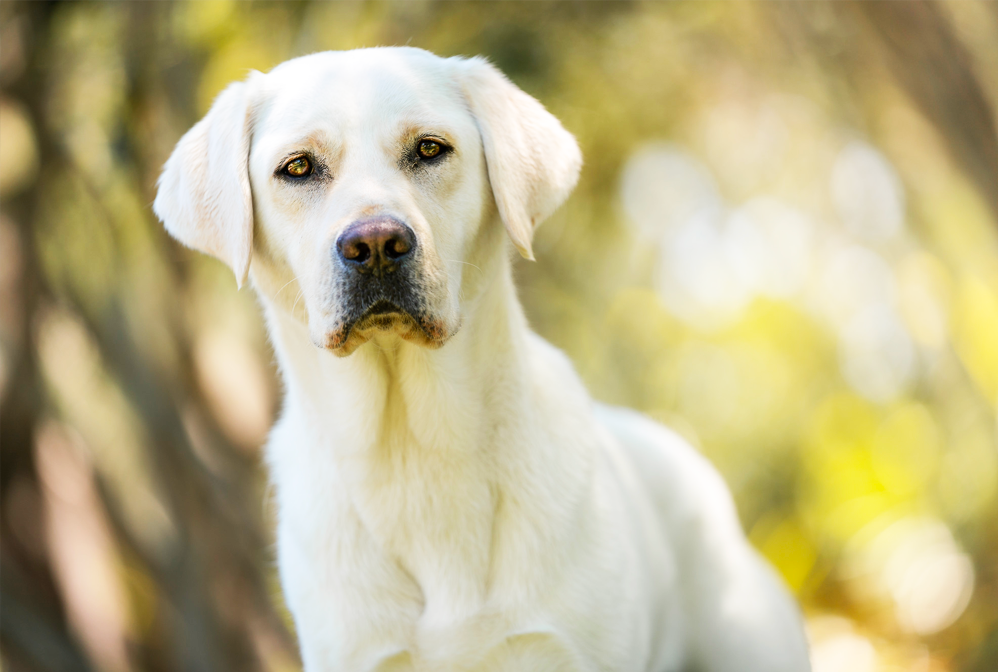
#> input picture Code/dog.png, 998 x 672 px
$ python -i augmentation.py   (imports and definitions only)
#> lines starting #> are read from the running program, lines starting #| are printed output that depends on the picture
import cv2
import numpy as np
import os
from glob import glob

# Function to cut the image into 64x64 portions
# [10 lines left out: function cut_image, not called in this run]

# Augmentation functions
def blur_image(img):
    return cv2.GaussianBlur(img, (5, 5), 0)

# [9 lines left out: functions scale_image, rotate_image, not called in this run]

def change_brightness(img, value=30):
    hsv = cv2.cvtColor(img, cv2.COLOR_GRAY2BGR)
    hsv = cv2.cvtColor(hsv, cv2.COLOR_BGR2HSV)
    h, s, v = cv2.split(hsv)
    v = cv2.add(v, value)
    v[v > 255] = 255
    v[v < 0] = 0
    final_hsv = cv2.merge((h, s, v))
    img = cv2.cvtColor(final_hsv, cv2.COLOR_HSV2BGR)
    return cv2.cvtColor(img, cv2.COLOR_BGR2GRAY)

# [68 lines left out: functions add_noise, process_images_and_labels, not called in this run]

# Example usage
input_img_folder = 'Asem-GrayScale-Sample'
input_label_folder = 'Asem-labeled-Sample'
output_img_folder = 'data/train/x_train'
output_label_folder = 'data/train/y_train'
# [1 line not run here, left out]

>>> import cv2
>>> picture = cv2.imread('dog.png', cv2.IMREAD_GRAYSCALE)
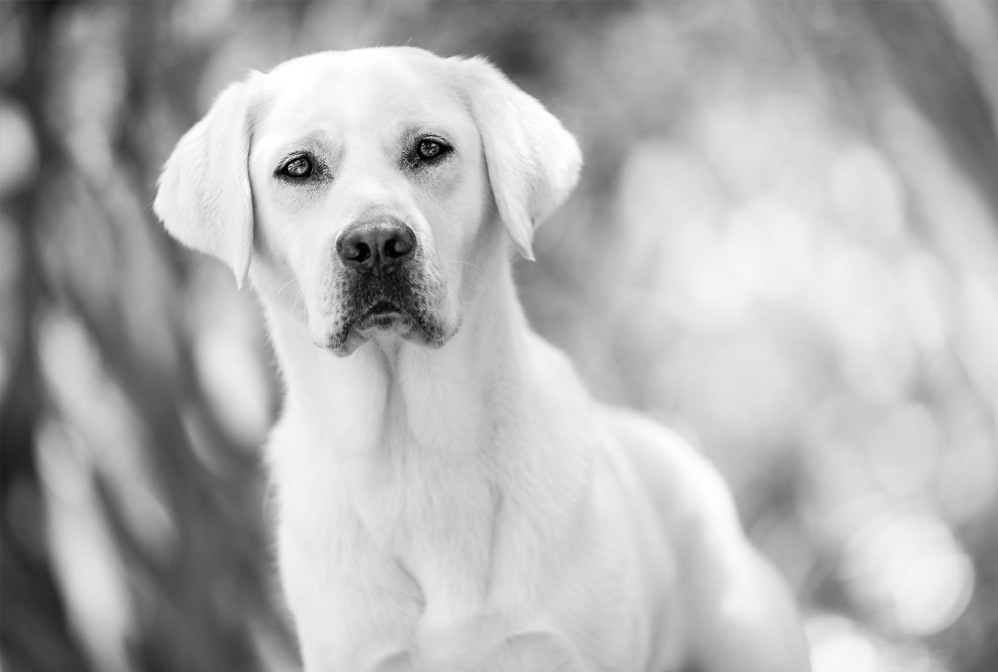
#> picture: shape (672, 998); min 0, max 255, mean 177.9
>>> result = change_brightness(picture)
#> in change_brightness, `hsv = cv2.cvtColor(hsv, cv2.COLOR_BGR2HSV)`: hsv: shape (672, 998, 3); mean H, S, V 0, 0, 177.9
#> in change_brightness, `h, s, v = cv2.split(hsv)`: h: shape (672, 998); every value is 0
#> in change_brightness, `v = cv2.add(v, value)`:
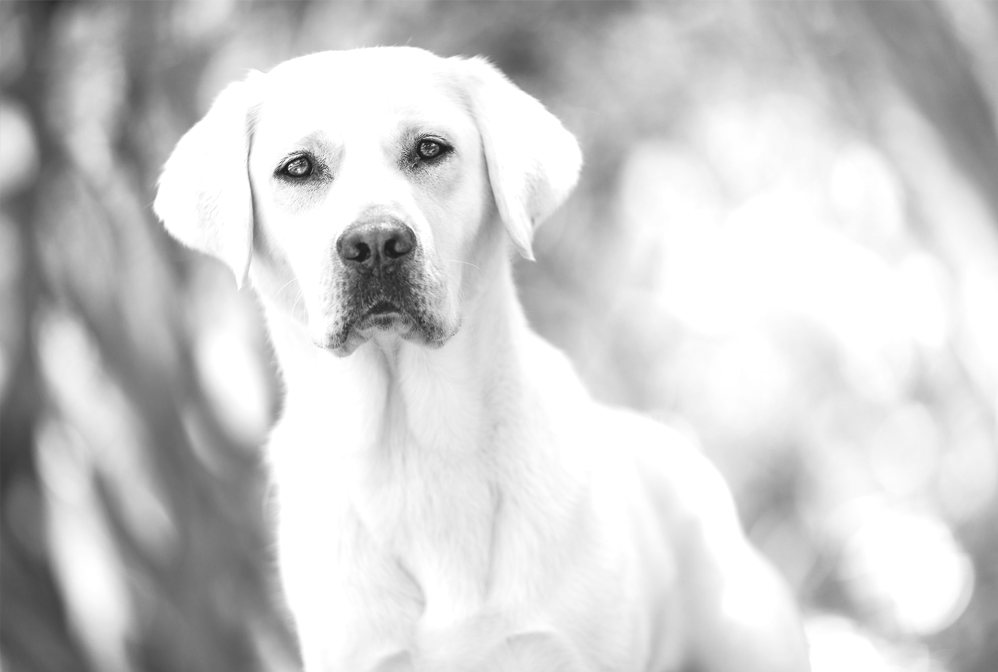
#> v: shape (672, 998); min 30, max 255, mean 205.9
#> in change_brightness, `final_hsv = cv2.merge((h, s, v))`: final_hsv: shape (672, 998, 3); mean H, S, V 0, 0, 205.9
